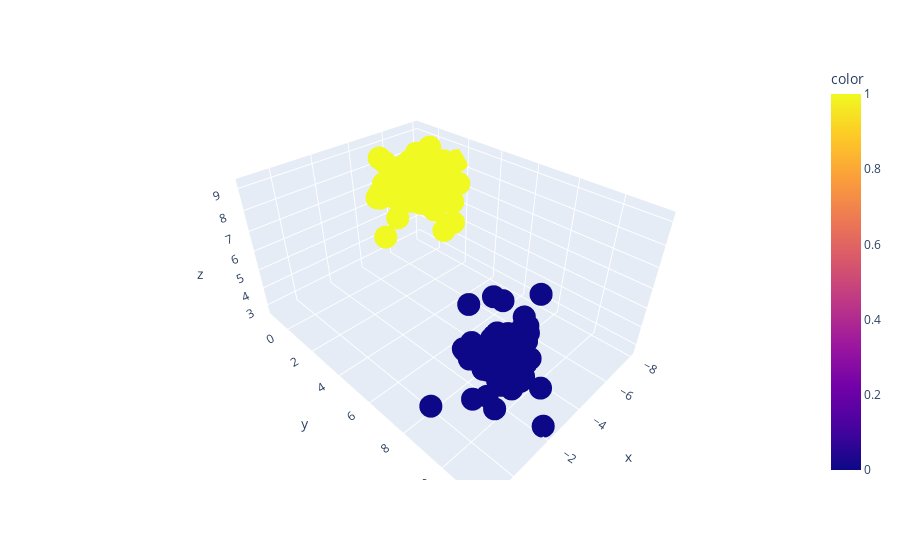

The code cell stored with this chart in its notebook:
### Code cell
px.scatter_3d(x=X_iso[:,0], y=X_iso[:,1], z=X_iso[:,2], color=y_iso)
